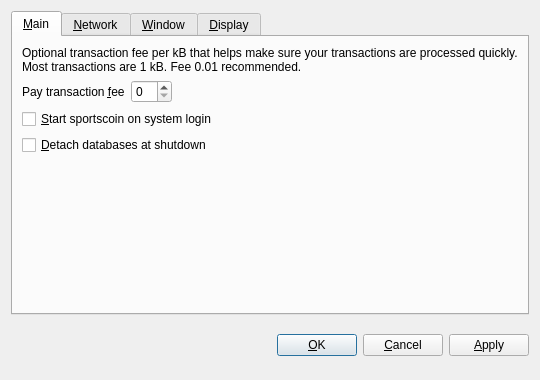
<?xml version="1.0" encoding="UTF-8"?>
<ui version="4.0">
 <class>OptionsDialog</class>
 <widget class="QDialog" name="OptionsDialog">
  <property name="geometry">
   <rect>
    <x>0</x>
    <y>0</y>
    <width>540</width>
    <height>380</height>
   </rect>
  </property>
  <property name="windowTitle">
   <string>Options</string>
  </property>
  <property name="modal">
   <bool>true</bool>
  </property>
  <layout class="QVBoxLayout" name="verticalLayout">
   <item>
    <widget class="QTabWidget" name="tabWidget">
     <property name="tabPosition">
      <enum>QTabWidget::North</enum>
     </property>
     <property name="currentIndex">
      <number>0</number>
     </property>
     <widget class="QWidget" name="tabMain">
      <attribute name="title">
       <string>&amp;Main</string>
      </attribute>
      <layout class="QVBoxLayout" name="verticalLayout_Main">
       <item>
        <widget class="QLabel" name="transactionFeeInfoLabel">
         <property name="text">
          <string>Optional transaction fee per kB that helps make sure your transactions are processed quickly. Most transactions are 1 kB. Fee 0.01 recommended.</string>
         </property>
         <property name="textFormat">
          <enum>Qt::PlainText</enum>
         </property>
         <property name="wordWrap">
          <bool>true</bool>
         </property>
        </widget>
       </item>
       <item>
        <layout class="QHBoxLayout" name="horizontalLayout_Main">
         <item>
          <widget class="QLabel" name="transactionFeeLabel">
           <property name="text">
            <string>Pay transaction &amp;fee</string>
           </property>
           <property name="textFormat">
            <enum>Qt::PlainText</enum>
           </property>
           <property name="buddy">
            <cstring>transactionFee</cstring>
           </property>
          </widget>
         </item>
         <item>
          <widget class="BitcoinAmountField" name="transactionFee"/>
         </item>
         <item>
          <spacer name="horizontalSpacer_Main">
           <property name="orientation">
            <enum>Qt::Horizontal</enum>
           </property>
           <property name="sizeHint" stdset="0">
            <size>
             <width>40</width>
             <height>20</height>
            </size>
           </property>
          </spacer>
         </item>
        </layout>
       </item>
       <item>
        <widget class="QCheckBox" name="bitcoinAtStartup">
         <property name="toolTip">
          <string>Automatically start sportscoin after logging in to the system.</string>
         </property>
         <property name="text">
          <string>&amp;Start sportscoin on system login</string>
         </property>
        </widget>
       </item>
       <item>
        <widget class="QCheckBox" name="detachDatabases">
         <property name="toolTip">
          <string>Detach block and address databases at shutdown. This means they can be moved to another data directory, but it slows down shutdown. The wallet is always detached.</string>
         </property>
         <property name="text">
          <string>&amp;Detach databases at shutdown</string>
         </property>
        </widget>
       </item>
       <item>
        <spacer name="verticalSpacer_Main">
         <property name="orientation">
          <enum>Qt::Vertical</enum>
         </property>
         <property name="sizeHint" stdset="0">
          <size>
           <width>20</width>
           <height>40</height>
          </size>
         </property>
        </spacer>
       </item>
      </layout>
     </widget>
     <widget class="QWidget" name="tabNetwork">
      <attribute name="title">
       <string>&amp;Network</string>
      </attribute>
      <layout class="QVBoxLayout" name="verticalLayout_Network">
       <item>
        <widget class="QCheckBox" name="mapPortUpnp">
         <property name="toolTip">
          <string>Automatically open the sportscoin client port on the router. This only works when your router supports UPnP and it is enabled.</string>
         </property>
         <property name="text">
          <string>Map port using &amp;UPnP</string>
         </property>
        </widget>
       </item>
       <item>
        <widget class="QCheckBox" name="connectSocks">
         <property name="toolTip">
          <string>Connect to the sportscoin network through a SOCKS proxy (e.g. when connecting through Tor).</string>
         </property>
         <property name="text">
          <string>&amp;Connect through SOCKS proxy:</string>
         </property>
        </widget>
       </item>
       <item>
        <layout class="QHBoxLayout" name="horizontalLayout_Network">
         <item>
          <widget class="QLabel" name="proxyIpLabel">
           <property name="text">
            <string>Proxy &amp;IP:</string>
           </property>
           <property name="textFormat">
            <enum>Qt::PlainText</enum>
           </property>
           <property name="buddy">
            <cstring>proxyIp</cstring>
           </property>
          </widget>
         </item>
         <item>
          <widget class="QValidatedLineEdit" name="proxyIp">
           <property name="maximumSize">
            <size>
             <width>140</width>
             <height>16777215</height>
            </size>
           </property>
           <property name="toolTip">
            <string>IP address of the proxy (e.g. 127.0.0.1)</string>
           </property>
          </widget>
         </item>
         <item>
          <widget class="QLabel" name="proxyPortLabel">
           <property name="text">
            <string>&amp;Port:</string>
           </property>
           <property name="textFormat">
            <enum>Qt::PlainText</enum>
           </property>
           <property name="buddy">
            <cstring>proxyPort</cstring>
           </property>
          </widget>
         </item>
         <item>
          <widget class="QLineEdit" name="proxyPort">
           <property name="maximumSize">
            <size>
             <width>55</width>
             <height>16777215</height>
            </size>
           </property>
           <property name="toolTip">
            <string>Port of the proxy (e.g. 9050)</string>
           </property>
          </widget>
         </item>
         <item>
          <widget class="QLabel" name="socksVersionLabel">
           <property name="text">
            <string>SOCKS &amp;Version:</string>
           </property>
           <property name="textFormat">
            <enum>Qt::PlainText</enum>
           </property>
           <property name="buddy">
            <cstring>socksVersion</cstring>
           </property>
          </widget>
         </item>
         <item>
          <widget class="QValueComboBox" name="socksVersion">
           <property name="toolTip">
            <string>SOCKS version of the proxy (e.g. 5)</string>
           </property>
          </widget>
         </item>
         <item>
          <spacer name="horizontalSpacer_Network">
           <property name="orientation">
            <enum>Qt::Horizontal</enum>
           </property>
           <property name="sizeHint" stdset="0">
            <size>
             <width>40</width>
             <height>20</height>
            </size>
           </property>
          </spacer>
         </item>
        </layout>
       </item>
       <item>
        <spacer name="verticalSpacer_Network">
         <property name="orientation">
          <enum>Qt::Vertical</enum>
         </property>
         <property name="sizeHint" stdset="0">
          <size>
           <width>20</width>
           <height>40</height>
          </size>
         </property>
        </spacer>
       </item>
      </layout>
     </widget>
     <widget class="QWidget" name="tabWindow">
      <attribute name="title">
       <string>&amp;Window</string>
      </attribute>
      <layout class="QVBoxLayout" name="verticalLayout_Window">
       <item>
        <widget class="QCheckBox" name="minimizeToTray">
         <property name="toolTip">
          <string>Show only a tray icon after minimizing the window.</string>
         </property>
         <property name="text">
          <string>&amp;Minimize to the tray instead of the taskbar</string>
         </property>
        </widget>
       </item>
       <item>
        <widget class="QCheckBox" name="minimizeOnClose">
         <property name="toolTip">
          <string>Minimize instead of exit the application when the window is closed. When this option is enabled, the application will be closed only after selecting Quit in the menu.</string>
         </property>
         <property name="text">
          <string>M&amp;inimize on close</string>
         </property>
        </widget>
       </item>
       <item>
        <spacer name="verticalSpacer_Window">
         <property name="orientation">
          <enum>Qt::Vertical</enum>
         </property>
         <property name="sizeHint" stdset="0">
          <size>
           <width>20</width>
           <height>40</height>
          </size>
         </property>
        </spacer>
       </item>
      </layout>
     </widget>
     <widget class="QWidget" name="tabDisplay">
      <attribute name="title">
       <string>&amp;Display</string>
      </attribute>
      <layout class="QVBoxLayout" name="verticalLayout_Display">
       <item>
        <layout class="QHBoxLayout" name="horizontalLayout_1_Display">
         <item>
          <widget class="QLabel" name="langLabel">
           <property name="text">
            <string>User Interface &amp;language:</string>
           </property>
           <property name="textFormat">
            <enum>Qt::PlainText</enum>
           </property>
           <property name="buddy">
            <cstring>lang</cstring>
           </property>
          </widget>
         </item>
         <item>
          <widget class="QValueComboBox" name="lang">
           <property name="toolTip">
            <string>The user interface language can be set here. This setting will take effect after restarting sportscoin.</string>
           </property>
          </widget>
         </item>
        </layout>
       </item>
       <item>
        <layout class="QHBoxLayout" name="horizontalLayout_2_Display">
         <item>
          <widget class="QLabel" name="unitLabel">
           <property name="text">
            <string>&amp;Unit to show amounts in:</string>
           </property>
           <property name="textFormat">
            <enum>Qt::PlainText</enum>
           </property>
           <property name="buddy">
            <cstring>unit</cstring>
           </property>
          </widget>
         </item>
         <item>
          <widget class="QValueComboBox" name="unit">
           <property name="toolTip">
            <string>Choose the default subdivision unit to show in the interface and when sending coins.</string>
           </property>
          </widget>
         </item>
        </layout>
       </item>
       <item>
        <widget class="QCheckBox" name="displayAddresses">
         <property name="toolTip">
          <string>Whether to show sportscoin addresses in the transaction list or not.</string>
         </property>
         <property name="text">
          <string>&amp;Display addresses in transaction list</string>
         </property>
        </widget>
       </item>
       <item>
        <spacer name="verticalSpacer_Display">
         <property name="orientation">
          <enum>Qt::Vertical</enum>
         </property>
         <property name="sizeHint" stdset="0">
          <size>
           <width>20</width>
           <height>40</height>
          </size>
         </property>
        </spacer>
       </item>
      </layout>
     </widget>
    </widget>
   </item>
   <item>
    <layout class="QHBoxLayout" name="horizontalLayout_Buttons">
     <item>
      <spacer name="horizontalSpacer_1">
       <property name="orientation">
        <enum>Qt::Horizontal</enum>
       </property>
       <property name="sizeHint" stdset="0">
        <size>
         <width>40</width>
         <height>48</height>
        </size>
       </property>
      </spacer>
     </item>
     <item>
      <widget class="QLabel" name="statusLabel">
       <property name="font">
        <font>
         <weight>75</weight>
         <bold>true</bold>
        </font>
       </property>
       <property name="text">
        <string/>
       </property>
       <property name="textFormat">
        <enum>Qt::PlainText</enum>
       </property>
       <property name="wordWrap">
        <bool>true</bool>
       </property>
      </widget>
     </item>
     <item>
      <spacer name="horizontalSpacer_2">
       <property name="orientation">
        <enum>Qt::Horizontal</enum>
       </property>
       <property name="sizeHint" stdset="0">
        <size>
         <width>40</width>
         <height>48</height>
        </size>
       </property>
      </spacer>
     </item>
     <item>
      <widget class="QPushButton" name="okButton">
       <property name="text">
        <string>&amp;OK</string>
       </property>
      </widget>
     </item>
     <item>
      <widget class="QPushButton" name="cancelButton">
       <property name="text">
        <string>&amp;Cancel</string>
       </property>
       <property name="autoDefault">
        <bool>false</bool>
       </property>
      </widget>
     </item>
     <item>
      <widget class="QPushButton" name="applyButton">
       <property name="text">
        <string>&amp;Apply</string>
       </property>
       <property name="autoDefault">
        <bool>false</bool>
       </property>
      </widget>
     </item>
    </layout>
   </item>
  </layout>
 </widget>
 <customwidgets>
  <customwidget>
   <class>BitcoinAmountField</class>
   <extends>QSpinBox</extends>
   <header>bitcoinamountfield.h</header>
  </customwidget>
  <customwidget>
   <class>QValueComboBox</class>
   <extends>QComboBox</extends>
   <header>qvaluecombobox.h</header>
  </customwidget>
  <customwidget>
   <class>QValidatedLineEdit</class>
   <extends>QLineEdit</extends>
   <header>qvalidatedlineedit.h</header>
  </customwidget>
 </customwidgets>
 <resources/>
 <connections/>
</ui>
